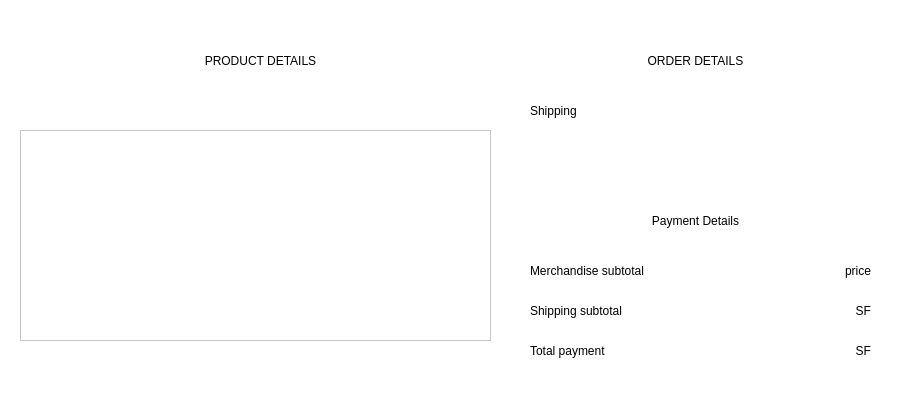
<?xml version="1.0" encoding="UTF-8"?>
<ui version="4.0">
 <class>orderINFO</class>
 <widget class="QWidget" name="orderINFO">
  <property name="geometry">
   <rect>
    <x>0</x>
    <y>0</y>
    <width>900</width>
    <height>400</height>
   </rect>
  </property>
  <property name="windowTitle">
   <string>Form</string>
  </property>
  <property name="styleSheet">
   <string notr="true">background-color: rgb(255, 255, 255);
font: &quot;Consolas&quot;;
color: rgb(0, 0, 0);</string>
  </property>
  <widget class="QLabel" name="label">
   <property name="geometry">
    <rect>
     <x>110</x>
     <y>40</y>
     <width>301</width>
     <height>41</height>
    </rect>
   </property>
   <property name="styleSheet">
    <string notr="true">font: 75 20pt &quot;Consolas&quot;;</string>
   </property>
   <property name="text">
    <string>PRODUCT DETAILS</string>
   </property>
   <property name="alignment">
    <set>Qt::AlignCenter</set>
   </property>
  </widget>
  <widget class="QTableWidget" name="table">
   <property name="geometry">
    <rect>
     <x>20</x>
     <y>130</y>
     <width>471</width>
     <height>211</height>
    </rect>
   </property>
   <property name="styleSheet">
    <string notr="true">color: rgb(0, 0, 0);
font: 12pt &quot;Consolas&quot;;
</string>
   </property>
  </widget>
  <widget class="QLabel" name="label_4">
   <property name="geometry">
    <rect>
     <x>560</x>
     <y>200</y>
     <width>271</width>
     <height>41</height>
    </rect>
   </property>
   <property name="styleSheet">
    <string notr="true">font: 20pt &quot;Consolas&quot;;</string>
   </property>
   <property name="text">
    <string>Payment Details</string>
   </property>
   <property name="alignment">
    <set>Qt::AlignCenter</set>
   </property>
  </widget>
  <widget class="QLabel" name="label_2">
   <property name="geometry">
    <rect>
     <x>560</x>
     <y>40</y>
     <width>271</width>
     <height>41</height>
    </rect>
   </property>
   <property name="styleSheet">
    <string notr="true">font: 20pt &quot;Consolas&quot;;</string>
   </property>
   <property name="text">
    <string>ORDER DETAILS</string>
   </property>
   <property name="alignment">
    <set>Qt::AlignCenter</set>
   </property>
  </widget>
  <widget class="QLabel" name="label_total">
   <property name="geometry">
    <rect>
     <x>780</x>
     <y>340</y>
     <width>91</width>
     <height>21</height>
    </rect>
   </property>
   <property name="styleSheet">
    <string notr="true">font: 75 14pt &quot;Consolas&quot;;</string>
   </property>
   <property name="text">
    <string>SF</string>
   </property>
   <property name="alignment">
    <set>Qt::AlignRight|Qt::AlignTrailing|Qt::AlignVCenter</set>
   </property>
  </widget>
  <widget class="QLabel" name="label_3">
   <property name="geometry">
    <rect>
     <x>530</x>
     <y>100</y>
     <width>91</width>
     <height>21</height>
    </rect>
   </property>
   <property name="styleSheet">
    <string notr="true">font: 75 12pt &quot;Consolas&quot;;</string>
   </property>
   <property name="text">
    <string>Shipping</string>
   </property>
  </widget>
  <widget class="QLabel" name="label_5">
   <property name="geometry">
    <rect>
     <x>530</x>
     <y>260</y>
     <width>211</width>
     <height>21</height>
    </rect>
   </property>
   <property name="styleSheet">
    <string notr="true">font: 75 12pt &quot;Consolas&quot;;</string>
   </property>
   <property name="text">
    <string>Merchandise subtotal</string>
   </property>
  </widget>
  <widget class="QLabel" name="label_6">
   <property name="geometry">
    <rect>
     <x>530</x>
     <y>340</y>
     <width>211</width>
     <height>21</height>
    </rect>
   </property>
   <property name="styleSheet">
    <string notr="true">font: 75 14pt &quot;Consolas&quot;;</string>
   </property>
   <property name="text">
    <string>Total payment</string>
   </property>
  </widget>
  <widget class="QLabel" name="label_SF">
   <property name="geometry">
    <rect>
     <x>780</x>
     <y>300</y>
     <width>91</width>
     <height>21</height>
    </rect>
   </property>
   <property name="styleSheet">
    <string notr="true">font: 75 12pt &quot;Consolas&quot;;</string>
   </property>
   <property name="text">
    <string>SF</string>
   </property>
   <property name="alignment">
    <set>Qt::AlignRight|Qt::AlignTrailing|Qt::AlignVCenter</set>
   </property>
  </widget>
  <widget class="QLabel" name="label_7">
   <property name="geometry">
    <rect>
     <x>530</x>
     <y>300</y>
     <width>211</width>
     <height>21</height>
    </rect>
   </property>
   <property name="styleSheet">
    <string notr="true">font: 75 12pt &quot;Consolas&quot;;</string>
   </property>
   <property name="text">
    <string>Shipping subtotal</string>
   </property>
  </widget>
  <widget class="QLabel" name="label_subtotal">
   <property name="geometry">
    <rect>
     <x>780</x>
     <y>260</y>
     <width>91</width>
     <height>21</height>
    </rect>
   </property>
   <property name="styleSheet">
    <string notr="true">font: 75 12pt &quot;Consolas&quot;;</string>
   </property>
   <property name="text">
    <string>price</string>
   </property>
   <property name="alignment">
    <set>Qt::AlignRight|Qt::AlignTrailing|Qt::AlignVCenter</set>
   </property>
  </widget>
  <widget class="QLabel" name="lineEdit">
   <property name="geometry">
    <rect>
     <x>530</x>
     <y>130</y>
     <width>361</width>
     <height>41</height>
    </rect>
   </property>
   <property name="styleSheet">
    <string notr="true">background-color: rgb(255, 255, 255);
color: rgb(0, 0, 0);
font: 10pt &quot;Consolas&quot;;
padding-left: 10px;
border-color: rgba(255, 255, 255, 0);</string>
   </property>
   <property name="text">
    <string/>
   </property>
  </widget>
 </widget>
 <resources/>
 <connections/>
</ui>
